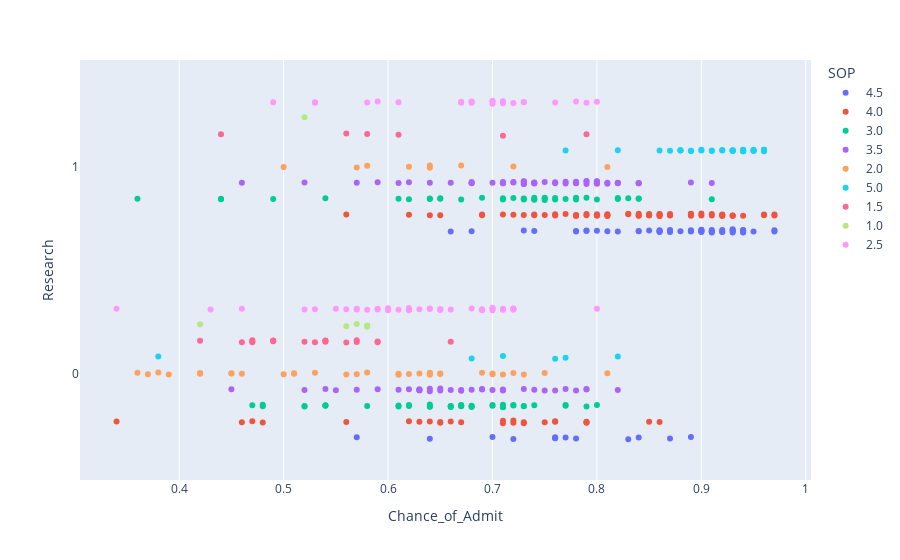

This figure's notebook cell:
### Code cell
px.strip(data, x="Chance_of_Admit", y="Research", orientation="h", color="SOP")

### Figure 1 — Plotly figure (JSON) as saved in the notebook; plotly's stock layout.template omitted (floating-point values rounded to 4 significant figures)
{"data": [{"alignmentgroup": "True", "boxpoints": "all", "fillcolor": "rgba(255,255,255,0)", "hoveron": "points", "hovertemplate": "SOP=4.5<br>Chance_of_Admit=%{x}<br>Research=%{y}<extra></extra>", "legendgroup": "4.5", "line": {"color": "rgba(255,255,255,0)"}, "marker": {"color": "#636efa"}, "name": "4.5", "offsetgroup": "4.5", "orientation": "h", "pointpos": 0, "showlegend": true, "type": "box", "x": [0.92, 0.9, 0.94, 0.76, 0.87, 0.91, 0.89, 0.78, 0.84, 0.94, 0.76, 0.72, 0.64, 0.74, 0.57, 0.87, 0.66, 0.94, 0.8, 0.9, 0.97, 0.81, 0.78, 0.85, 0.9, 0.89, 0.93, 0.93, 0.9, 0.86, 0.94, 0.7, 0.97, 0.79, 0.94, 0.91, 0.76, 0.88, 0.86, 0.93, 0.83, 0.77, 0.68, 0.92, 0.9, 0.84, 0.78, 0.73, 0.91, 0.86, 0.95, 0.82, 0.89, 0.94, 0.86, 0.92, 0.87, 0.91, 0.89, 0.79, 0.87, 0.93, 0.84], "x0": " ", "xaxis": "x", "y": [1, 1, 1, 0, 0, 1, 0, 1, 1, 1, 0, 0, 0, 1, 0, 1, 1, 1, 1, 1, 1, 1, 0, 1, 1, 1, 1, 1, 1, 1, 1, 0, 1, 1, 1, 1, 0, 1, 1, 1, 0, 0, 1, 1, 1, 1, 1, 1, 1, 1, 1, 1, 1, 1, 1, 1, 1, 1, 1, 1, 1, 1, 0], "y0": " ", "yaxis": "y"}, {"alignmentgroup": "True", "boxpoints": "all", "fillcolor": "rgba(255,255,255,0)", "hoveron": "points", "hovertemplate": "SOP=4.0<br>Chance_of_Admit=%{x}<br>Research=%{y}<extra></extra>", "legendgroup": "4.0", "line": {"color": "rgba(255,255,255,0)"}, "marker": {"color": "#EF553B"}, "name": "4.0", "offsetgroup": "4.0", "orientation": "h", "pointpos": 0, "showlegend": true, "type": "box", "x": [0.76, 0.84, 0.78, 0.62, 0.66, 0.65, 0.63, 0.97, 0.74, 0.9, 0.94, 0.64, 0.48, 0.86, 0.78, 0.72, 0.46, 0.47, 0.56, 0.92, 0.64, 0.34, 0.86, 0.79, 0.62, 0.69, 0.69, 0.72, 0.56, 0.85, 0.96, 0.79, 0.89, 0.84, 0.92, 0.96, 0.93, 0.89, 0.86, 0.89, 0.87, 0.75, 0.87, 0.72, 0.97, 0.85, 0.76, 0.71, 0.73, 0.85, 0.81, 0.85, 0.79, 0.76, 0.78, 0.8, 0.81, 0.93, 0.79, 0.86, 0.79, 0.8, 0.75, 0.73, 0.8, 0.83, 0.81, 0.85, 0.93, 0.84, 0.91, 0.76, 0.65, 0.91, 0.92, 0.74, 0.71, 0.92, 0.89, 0.77, 0.81, 0.86, 0.87, 0.9, 0.67, 0.71, 0.83, 0.65, 0.73], "x0": " ", "xaxis": "x", "y": [1, 1, 1, 1, 0, 1, 0, 1, 1, 1, 1, 0, 0, 1, 1, 1, 0, 0, 1, 1, 1, 0, 1, 1, 0, 1, 1, 0, 0, 1, 1, 0, 1, 1, 1, 1, 1, 1, 1, 1, 1, 0, 1, 0, 1, 1, 0, 0, 0, 1, 1, 0, 0, 0, 1, 1, 1, 1, 0, 0, 1, 1, 1, 1, 1, 1, 1, 1, 1, 1, 1, 1, 0, 1, 1, 1, 0, 1, 1, 1, 1, 1, 1, 1, 0, 1, 1, 0, 0], "y0": " ", "yaxis": "y"}, {"alignmentgroup": "True", "boxpoints": "all", "fillcolor": "rgba(255,255,255,0)", "hoveron": "points", "hovertemplate": "SOP=3.0<br>Chance_of_Admit=%{x}<br>Research=%{y}<extra></extra>", "legendgroup": "3.0", "line": {"color": "rgba(255,255,255,0)"}, "marker": {"color": "#00cc96"}, "name": "3.0", "offsetgroup": "3.0", "orientation": "h", "pointpos": 0, "showlegend": true, "type": "box", "x": [0.72, 0.75, 0.68, 0.64, 0.7, 0.65, 0.91, 0.52, 0.78, 0.7, 0.64, 0.36, 0.48, 0.54, 0.52, 0.61, 0.74, 0.74, 0.64, 0.44, 0.44, 0.48, 0.61, 0.47, 0.71, 0.8, 0.83, 0.79, 0.8, 0.77, 0.67, 0.73, 0.68, 0.78, 0.73, 0.64, 0.84, 0.71, 0.67, 0.82, 0.72, 0.74, 0.75, 0.73, 0.66, 0.67, 0.68, 0.71, 0.65, 0.76, 0.66, 0.67, 0.73, 0.71, 0.72, 0.75, 0.58, 0.74, 0.64, 0.79, 0.73, 0.62, 0.77, 0.84, 0.66, 0.61, 0.54, 0.49, 0.77, 0.71, 0.82, 0.71, 0.69, 0.62, 0.54, 0.67, 0.78, 0.76, 0.54, 0.62], "x0": " ", "xaxis": "x", "y": [1, 1, 0, 1, 0, 1, 1, 0, 1, 0, 0, 1, 0, 1, 0, 0, 0, 1, 0, 1, 1, 0, 0, 0, 1, 1, 1, 0, 0, 0, 0, 0, 0, 1, 0, 0, 1, 0, 0, 1, 0, 1, 1, 1, 0, 0, 0, 0, 1, 1, 0, 0, 1, 1, 0, 1, 0, 1, 1, 1, 1, 0, 0, 1, 0, 1, 0, 1, 1, 0, 1, 0, 1, 0, 0, 1, 1, 1, 0, 1], "y0": " ", "yaxis": "y"}, {"alignmentgroup": "True", "boxpoints": "all", "fillcolor": "rgba(255,255,255,0)", "hoveron": "points", "hovertemplate": "SOP=3.5<br>Chance_of_Admit=%{x}<br>Research=%{y}<extra></extra>", "legendgroup": "3.5", "line": {"color": "rgba(255,255,255,0)"}, "marker": {"color": "#ab63fa"}, "name": "3.5", "offsetgroup": "3.5", "orientation": "h", "pointpos": 0, "showlegend": true, "type": "box", "x": [0.8, 0.45, 0.52, 0.61, 0.54, 0.62, 0.46, 0.82, 0.55, 0.57, 0.68, 0.66, 0.71, 0.74, 0.91, 0.62, 0.59, 0.61, 0.84, 0.71, 0.82, 0.78, 0.79, 0.68, 0.65, 0.82, 0.71, 0.84, 0.77, 0.73, 0.72, 0.69, 0.63, 0.66, 0.68, 0.74, 0.75, 0.63, 0.64, 0.74, 0.7, 0.76, 0.8, 0.77, 0.71, 0.78, 0.64, 0.76, 0.73, 0.74, 0.69, 0.7, 0.67, 0.8, 0.81, 0.8, 0.75, 0.81, 0.79, 0.73, 0.63, 0.79, 0.68, 0.77, 0.74, 0.89, 0.78, 0.76, 0.82, 0.67, 0.63, 0.78, 0.72, 0.52, 0.73, 0.71, 0.73, 0.64, 0.84, 0.79, 0.57, 0.71, 0.78, 0.59, 0.65, 0.8, 0.73, 0.79], "x0": " ", "xaxis": "x", "y": [1, 0, 1, 1, 0, 0, 1, 1, 0, 1, 1, 0, 1, 1, 1, 1, 1, 0, 1, 0, 1, 0, 1, 0, 0, 0, 0, 1, 0, 0, 1, 0, 0, 1, 1, 0, 0, 0, 0, 1, 1, 1, 1, 1, 0, 1, 1, 0, 1, 1, 0, 0, 0, 1, 1, 1, 1, 1, 1, 1, 0, 1, 1, 1, 1, 1, 1, 1, 1, 0, 0, 1, 1, 0, 1, 1, 1, 0, 1, 0, 0, 1, 1, 0, 0, 1, 1, 0], "y0": " ", "yaxis": "y"}, {"alignmentgroup": "True", "boxpoints": "all", "fillcolor": "rgba(255,255,255,0)", "hoveron": "points", "hovertemplate": "SOP=2.0<br>Chance_of_Admit=%{x}<br>Research=%{y}<extra></extra>", "legendgroup": "2.0", "line": {"color": "rgba(255,255,255,0)"}, "marker": {"color": "#FFA15A"}, "name": "2.0", "offsetgroup": "2.0", "orientation": "h", "pointpos": 0, "showlegend": true, "type": "box", "x": [0.65, 0.5, 0.46, 0.64, 0.42, 0.72, 0.5, 0.36, 0.45, 0.64, 0.81, 0.75, 0.7, 0.65, 0.61, 0.64, 0.64, 0.7, 0.72, 0.58, 0.62, 0.63, 0.57, 0.73, 0.81, 0.51, 0.67, 0.39, 0.38, 0.56, 0.53, 0.64, 0.71, 0.62, 0.57, 0.61, 0.58, 0.42, 0.69, 0.51, 0.37, 0.45, 0.64], "x0": " ", "xaxis": "x", "y": [0, 0, 0, 0, 0, 1, 1, 0, 0, 1, 1, 0, 0, 0, 0, 0, 1, 0, 0, 0, 0, 0, 0, 0, 0, 0, 1, 0, 0, 0, 0, 0, 0, 1, 1, 0, 1, 0, 0, 0, 0, 0, 0], "y0": " ", "yaxis": "y"}, {"alignmentgroup": "True", "boxpoints": "all", "fillcolor": "rgba(255,255,255,0)", "hoveron": "points", "hovertemplate": "SOP=5.0<br>Chance_of_Admit=%{x}<br>Research=%{y}<extra></extra>", "legendgroup": "5.0", "line": {"color": "rgba(255,255,255,0)"}, "marker": {"color": "#19d3f3"}, "name": "5.0", "offsetgroup": "5.0", "orientation": "h", "pointpos": 0, "showlegend": true, "type": "box", "x": [0.94, 0.95, 0.88, 0.88, 0.94, 0.96, 0.93, 0.96, 0.92, 0.38, 0.9, 0.93, 0.68, 0.94, 0.92, 0.77, 0.76, 0.94, 0.86, 0.88, 0.82, 0.95, 0.96, 0.93, 0.91, 0.77, 0.9, 0.87, 0.89, 0.94, 0.89, 0.82, 0.94, 0.96, 0.96, 0.91, 0.95, 0.95, 0.93, 0.93, 0.71, 0.96], "x0": " ", "xaxis": "x", "y": [1, 1, 1, 1, 1, 1, 1, 1, 1, 0, 1, 1, 0, 1, 1, 0, 0, 1, 1, 1, 1, 1, 1, 1, 1, 1, 1, 1, 1, 1, 1, 0, 1, 1, 1, 1, 1, 1, 1, 1, 0, 1], "y0": " ", "yaxis": "y"}, {"alignmentgroup": "True", "boxpoints": "all", "fillcolor": "rgba(255,255,255,0)", "hoveron": "points", "hovertemplate": "SOP=1.5<br>Chance_of_Admit=%{x}<br>Research=%{y}<extra></extra>", "legendgroup": "1.5", "line": {"color": "rgba(255,255,255,0)"}, "marker": {"color": "#FF6692"}, "name": "1.5", "offsetgroup": "1.5", "orientation": "h", "pointpos": 0, "showlegend": true, "type": "box", "x": [0.44, 0.54, 0.56, 0.46, 0.42, 0.57, 0.71, 0.52, 0.57, 0.53, 0.59, 0.54, 0.49, 0.56, 0.54, 0.47, 0.49, 0.47, 0.47, 0.49, 0.58, 0.61, 0.66, 0.79, 0.59], "x0": " ", "xaxis": "x", "y": [1, 0, 1, 0, 0, 0, 1, 0, 0, 0, 0, 0, 0, 0, 0, 0, 0, 0, 0, 0, 1, 1, 0, 1, 0], "y0": " ", "yaxis": "y"}, {"alignmentgroup": "True", "boxpoints": "all", "fillcolor": "rgba(255,255,255,0)", "hoveron": "points", "hovertemplate": "SOP=1.0<br>Chance_of_Admit=%{x}<br>Research=%{y}<extra></extra>", "legendgroup": "1.0", "line": {"color": "rgba(255,255,255,0)"}, "marker": {"color": "#B6E880"}, "name": "1.0", "offsetgroup": "1.0", "orientation": "h", "pointpos": 0, "showlegend": true, "type": "box", "x": [0.58, 0.52, 0.56, 0.58, 0.42, 0.57], "x0": " ", "xaxis": "x", "y": [0, 1, 0, 0, 0, 0], "y0": " ", "yaxis": "y"}, {"alignmentgroup": "True", "boxpoints": "all", "fillcolor": "rgba(255,255,255,0)", "hoveron": "points", "hovertemplate": "SOP=2.5<br>Chance_of_Admit=%{x}<br>Research=%{y}<extra></extra>", "legendgroup": "2.5", "line": {"color": "rgba(255,255,255,0)"}, "marker": {"color": "#FF97FF"}, "name": "2.5", "offsetgroup": "2.5", "orientation": "h", "pointpos": 0, "showlegend": true, "type": "box", "x": [0.49, 0.53, 0.76, 0.64, 0.57, 0.78, 0.65, 0.68, 0.72, 0.71, 0.72, 0.73, 0.57, 0.61, 0.69, 0.64, 0.6, 0.65, 0.63, 0.71, 0.7, 0.71, 0.7, 0.7, 0.71, 0.72, 0.7, 0.8, 0.58, 0.61, 0.62, 0.66, 0.62, 0.65, 0.79, 0.72, 0.69, 0.43, 0.59, 0.62, 0.59, 0.7, 0.69, 0.72, 0.34, 0.71, 0.46, 0.52, 0.58, 0.56, 0.59, 0.6, 0.55, 0.67, 0.53, 0.8, 0.73, 0.68, 0.62, 0.7, 0.68, 0.67, 0.53, 0.68], "x0": " ", "xaxis": "x", "y": [1, 1, 1, 0, 0, 1, 0, 1, 0, 0, 0, 1, 0, 0, 0, 0, 0, 0, 0, 0, 0, 1, 1, 1, 0, 1, 0, 1, 0, 1, 0, 0, 0, 0, 1, 0, 0, 0, 0, 0, 0, 0, 0, 0, 0, 1, 0, 0, 1, 0, 1, 0, 0, 1, 0, 0, 1, 1, 0, 1, 0, 1, 1, 1], "y0": " ", "yaxis": "y"}], "layout": {"boxmode": "group", "legend": {"title": {"text": "SOP"}, "tracegroupgap": 0}, "margin": {"t": 60}, "xaxis": {"anchor": "y", "domain": [0, 1], "title": {"text": "Chance_of_Admit"}}, "yaxis": {"anchor": "x", "domain": [0, 1], "title": {"text": "Research"}}}}
